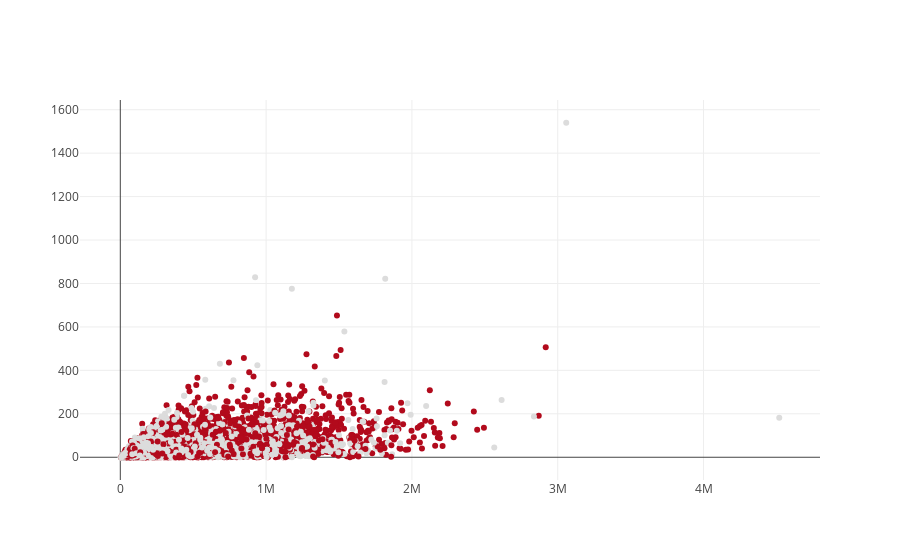

The notebook cell this image was saved under:
### Code cell
scatter_visualize(train, MCC_FIELD, CATEGORY_FIELD)

### Figure 1 — Plotly figure (JSON) as saved in the notebook; plotly's stock layout.template omitted (floating-point values rounded to 4 significant figures; data arrays with more than 128 entries replaced by an {"elided": "..."} marker saying what was removed)
{"data": [{"marker": {"color": {"elided": "5000 int values"}}, "mode": "markers", "type": "scatter", "x": {"elided": "5000 int values"}, "y": {"elided": "5000 int values"}}], "layout": {}}
